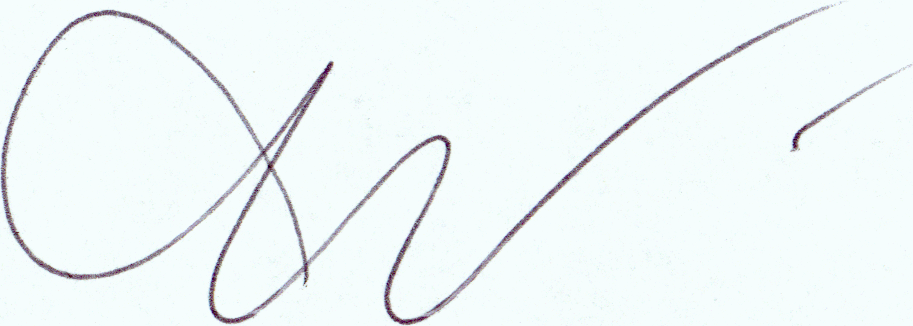
#> input picture signature-verification-dataset/versions/2/sign_data/test/049_forg/04_0210049.PNG, 913 x 326 px; the run also reads 1 picture not shown here
$ jupyter execute --allow-errors signature-text-pixelcnn.ipynb
#> lines starting #> are read from the running program, lines starting #| are printed output that depends on the picture
[cell 1]
import importlib.util
import os
import random
import subprocess
import sys
from pathlib import Path

REQUIRED_PACKAGES = {
    'numpy': 'numpy',
    'pandas': 'pandas',
    'matplotlib': 'matplotlib',
    'seaborn': 'seaborn',
    'sklearn': 'scikit-learn',
    'skimage': 'scikit-image',
    'cv2': 'opencv-contrib-python',
    'torch': 'torch',
    'torchvision': 'torchvision',
    'tqdm': 'tqdm',
    'PIL': 'pillow'
}

##################### Install any missing libraries before running the notebook ##################
missing = [pkg for module_name, pkg in REQUIRED_PACKAGES.items() if importlib.util.find_spec(module_name) is None]
if missing:
    print('Installing missing packages:', ', '.join(missing))
    subprocess.check_call([sys.executable, '-m', 'pip', 'install', *missing])

import cv2
import matplotlib.pyplot as plt
import numpy as np
import pandas as pd
import pandas as pd
import seaborn as sns
import torch
import torch.nn as nn
from PIL import Image
from skimage.feature import hog
from sklearn.base import clone
from sklearn.cluster import MiniBatchKMeans
from sklearn.linear_model import LogisticRegression
from sklearn.metrics import accuracy_score, classification_report, confusion_matrix, precision_recall_fscore_support
from sklearn.model_selection import train_test_split
from sklearn.pipeline import Pipeline
from sklearn.preprocessing import StandardScaler
from torch.utils.data import DataLoader, Dataset
from torchvision import transforms
from tqdm.auto import tqdm

SEED = 42
random.seed(SEED)
np.random.seed(SEED)
torch.manual_seed(SEED)
#> (this line was passed over: torch is not available in this run)

DATASET_DIR = Path('./signature-verification-dataset')
IMAGE_SIZE = (128, 128)
TEST_SIZE = 0.25
CNN_EPOCHS = 12
CNN_EARLY_STOPPING_PATIENCE = 3
BATCH_SIZE = 32
LEARNING_RATE = 1e-3
SIFT_CODEBOOK_SIZE = 64
SIFT_MAX_DESCRIPTORS_PER_IMAGE = 80
LEARNING_CURVE_POINTS = np.array([0.2, 0.4, 0.6, 0.8, 1.0])
VALID_SUFFIXES = {'.png', '.jpg', '.jpeg', '.bmp', '.tif', '.tiff'}

if not DATASET_DIR.exists():
    candidates = [p for p in Path('.').iterdir() if p.is_dir() and 'signature' in p.name.lower()]
    if len(candidates) == 1:
        DATASET_DIR = candidates[0]
    else:
        raise FileNotFoundError(
            f'Dataset folder not found. Set DATASET_DIR to your extracted Kaggle dataset path. Tried: {DATASET_DIR.resolve()}'
        )

##################### Get signer name and genuine/forged tag ##################
def extract_signer_and_status(path: Path):
    parts = [part for part in path.parts[:-1] if part.lower() not in {'train', 'test', 'val', 'valid', 'validation', 'images'}]
    folder = parts[-1]
    if folder.lower().endswith('_forg'):
        return folder[:-5], 'forged'
    return folder, 'genuine'

##################### Load and clean one signature image ##################
def load_signature_array(path: Path, image_size=IMAGE_SIZE):
    img = Image.open(path).convert('L').resize(image_size)
    arr = np.asarray(img, dtype=np.uint8)
    # Invert when background is darker than foreground to keep ink strokes bright and consistent.
    if arr.mean() < 127:
        arr = 255 - arr
    arr = cv2.GaussianBlur(arr, (3, 3), 0)
    _, arr = cv2.threshold(arr, 0, 255, cv2.THRESH_BINARY + cv2.THRESH_OTSU)
    return arr

##################### Scan dataset files ##################
records = []
for path in sorted(DATASET_DIR.rglob('*')):
    if path.is_file() and path.suffix.lower() in VALID_SUFFIXES:
        signer, status = extract_signer_and_status(path)
        records.append({'path': path, 'signer': signer, 'status': status})
#> pass 2 of the loop `for path in sorted(DATASET_DIR.rglob('*')):`:

if not records:
    raise RuntimeError(f'No signature images were found under {DATASET_DIR.resolve()}')

##################### Build label table ##################
df = pd.DataFrame(records)
signer_counts = df['signer'].value_counts()
valid_signers = signer_counts[signer_counts >= 2].index
df = df[df['signer'].isin(valid_signers)].reset_index(drop=True)
label_names = sorted(df['signer'].unique())
label_to_idx = {label: idx for idx, label in enumerate(label_names)}
df['label'] = df['signer'].map(label_to_idx)

print('Dataset directory:', DATASET_DIR.resolve())
print('Total images:', len(df))
print('Unique signers:', df['signer'].nunique())
print(df.groupby('status').size().rename('count').to_frame())

sample_paths = df.sample(min(9, len(df)), random_state=SEED)
fig, axes = plt.subplots(3, 3, figsize=(12, 8))
for ax, (_, row) in zip(axes.ravel(), sample_paths.iterrows()):
    ax.imshow(load_signature_array(row['path']), cmap='gray')
#> in load_signature_array, `img = Image.open(path).convert('L').resize(image_size)`:
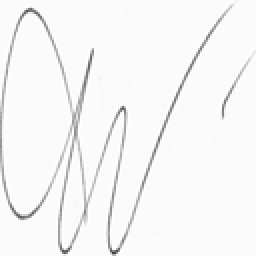
#> img: PIL image 128x128 L (shown 2 times larger); min 62, max 255, mean 245.5
#> in load_signature_array, `arr = cv2.GaussianBlur(arr, (3, 3), 0)`:
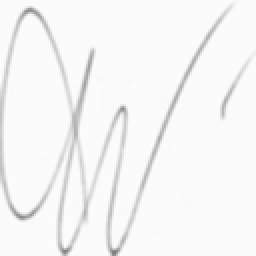
#> arr: shape (128, 128) (shown 2 times larger); min 123, max 253, mean 245.5
#> in load_signature_array, `_, arr = cv2.threshold(arr, 0, 255, cv2.THRESH_BINARY + cv2.THRESH_OTSU)`:
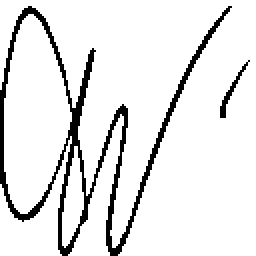
#> arr: shape (128, 128) (shown 2 times larger); 90.2% white; black in thin lines or dots
    ax.set_title(f"{row['signer']} | {row['status']}")
    ax.axis('off')
#> pass 2 of the loop `for ax, (_, row) in zip(axes.ravel(), sample_paths.iterrows()):`:
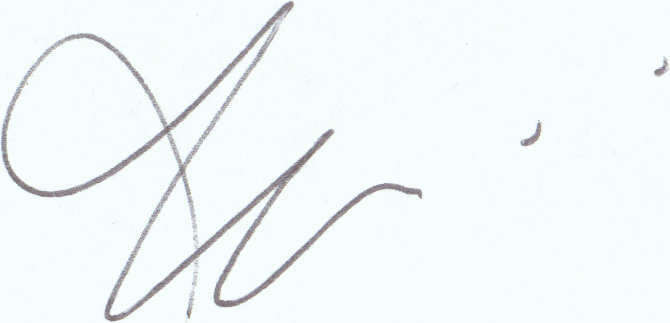
#> input picture signature-verification-dataset/versions/2/sign_data/test/049/01_049.png, 670 x 323 px
#> in load_signature_array (call 2), `img = Image.open(path).convert('L').resize(image_size)`:
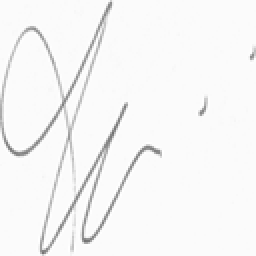
#> img: PIL image 128x128 L (shown 2 times larger); min 112, max 255, mean 246.1
#> in load_signature_array (call 2), `_, arr = cv2.threshold(arr, 0, 255, cv2.THRESH_BINARY + cv2.THRESH_OTSU)`:
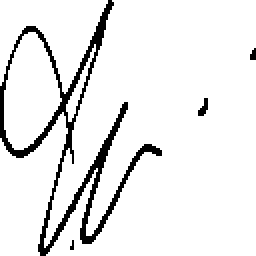
#> arr: shape (128, 128) (shown 2 times larger); 91.8% white; black in thin lines or dots
for ax in axes.ravel()[len(sample_paths):]:
    ax.axis('off')
plt.suptitle('Sample Signature Images')
plt.tight_layout()
plt.show()
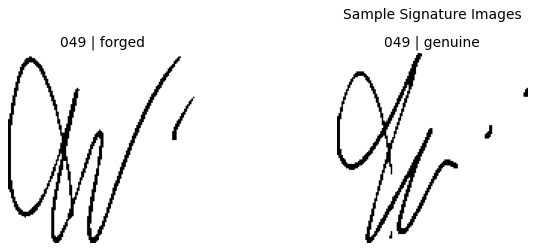
#> figure drawn by matplotlib, 2 panels

plt.figure(figsize=(12, 5))
top_counts = df['signer'].value_counts().head(20)
sns.barplot(x=top_counts.index, y=top_counts.values, color='#1f77b4')
plt.xticks(rotation=90)
plt.title('Top 20 Signers by Number of Images')
plt.xlabel('Signer')
plt.ylabel('Image Count')
plt.tight_layout()
plt.show()
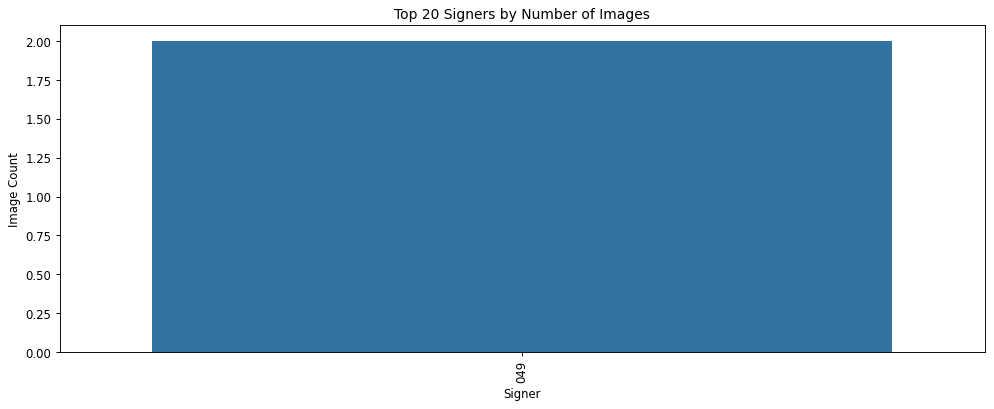
#> figure drawn by matplotlib, 1 panel

train_df, test_df = train_test_split(
    df,
    test_size=TEST_SIZE,
    stratify=df['label'],
    random_state=SEED
)

X_train_imgs = [load_signature_array(path) for path in tqdm(train_df['path'], desc='Loading train images')]
#> X_train_imgs = 1 item
X_test_imgs = [load_signature_array(path) for path in tqdm(test_df['path'], desc='Loading test images')]
#> X_test_imgs = 1 item
y_train = train_df['label'].to_numpy()
y_test = test_df['label'].to_numpy()

##################### Compute classification scores ##################
# [33 lines left out: functions compute_metrics, plot_learning_curve_from_fractions, not called in this run]

print('\nExtracting HOG features...')
X_train_hog = np.array([
    hog(img / 255.0, orientations=9, pixels_per_cell=(8, 8), cells_per_block=(2, 2), block_norm='L2-Hys')
    for img in tqdm(X_train_imgs, desc='HOG train')
])
X_test_hog = np.array([
    hog(img / 255.0, orientations=9, pixels_per_cell=(8, 8), cells_per_block=(2, 2), block_norm='L2-Hys')
    for img in tqdm(X_test_imgs, desc='HOG test')
])

hog_model = Pipeline([
    ('scaler', StandardScaler()),
    ('clf', LogisticRegression(max_iter=2000, multi_class='auto', n_jobs=None))
])
#> (the rest of this cell did not finish here and is left out)

## Word-Level LSTM Sentence Completion

[cell 2]
import importlib.util
import math
import random
import re
import subprocess
import sys
from collections import Counter
from pathlib import Path

REQUIRED_PACKAGES = {
    'numpy': 'numpy',
    'pandas': 'pandas',
    'matplotlib': 'matplotlib',
    'torch': 'torch',
    'ipywidgets': 'ipywidgets'
}
missing = [pkg for mod, pkg in REQUIRED_PACKAGES.items() if importlib.util.find_spec(mod) is None]
if missing:
    print('Installing missing packages:', ', '.join(missing))
    subprocess.check_call([sys.executable, '-m', 'pip', 'install', *missing])

import matplotlib.pyplot as plt
import numpy as np
import pandas as pd
import torch
import torch.nn as nn
from IPython.display import HTML, display
from torch.utils.data import DataLoader, Dataset
from tqdm.auto import tqdm
import ipywidgets as widgets

SEED = 42
random.seed(SEED)
np.random.seed(SEED)
torch.manual_seed(SEED)
#> (this line was passed over: torch is not available in this run)
